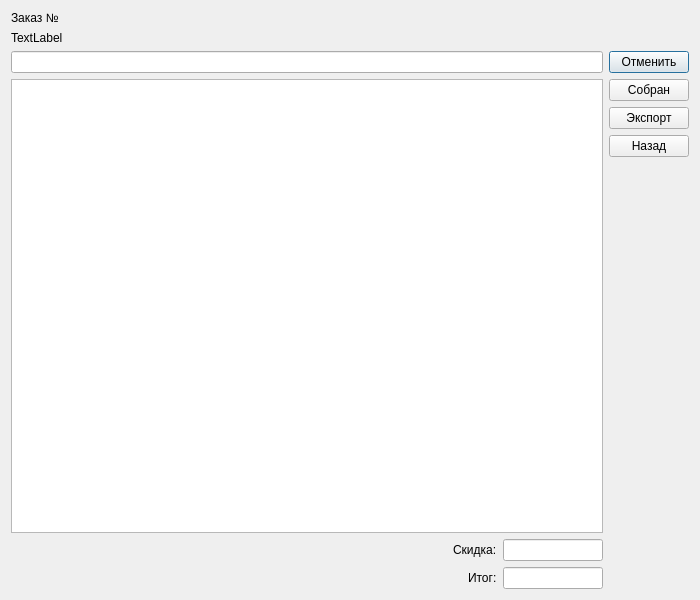
<?xml version="1.0" encoding="UTF-8"?>
<ui version="4.0">
 <class>DialogViewOrders</class>
 <widget class="QDialog" name="DialogViewOrders">
  <property name="geometry">
   <rect>
    <x>0</x>
    <y>0</y>
    <width>700</width>
    <height>600</height>
   </rect>
  </property>
  <property name="minimumSize">
   <size>
    <width>700</width>
    <height>600</height>
   </size>
  </property>
  <property name="windowTitle">
   <string>Просмотр заказа</string>
  </property>
  <layout class="QVBoxLayout" name="verticalLayout">
   <item>
    <widget class="QLabel" name="label_top_1">
     <property name="text">
      <string>Заказ №</string>
     </property>
    </widget>
   </item>
   <item>
    <widget class="QLabel" name="label_top_2">
     <property name="text">
      <string>TextLabel</string>
     </property>
    </widget>
   </item>
   <item>
    <layout class="QHBoxLayout" name="horizontalLayout">
     <property name="bottomMargin">
      <number>0</number>
     </property>
     <item>
      <layout class="QVBoxLayout" name="verticalLayout_2">
       <property name="rightMargin">
        <number>0</number>
       </property>
       <property name="bottomMargin">
        <number>0</number>
       </property>
       <item>
        <widget class="QLineEdit" name="lineEdit_search"/>
       </item>
       <item>
        <widget class="QTableView" name="tableView">
         <property name="sizeAdjustPolicy">
          <enum>QAbstractScrollArea::AdjustToContentsOnFirstShow</enum>
         </property>
         <property name="editTriggers">
          <set>QAbstractItemView::NoEditTriggers</set>
         </property>
         <attribute name="horizontalHeaderStretchLastSection">
          <bool>true</bool>
         </attribute>
        </widget>
       </item>
       <item>
        <layout class="QHBoxLayout" name="horizontalLayout_2">
         <property name="sizeConstraint">
          <enum>QLayout::SetDefaultConstraint</enum>
         </property>
         <property name="bottomMargin">
          <number>0</number>
         </property>
         <item>
          <layout class="QFormLayout" name="formLayout">
           <property name="labelAlignment">
            <set>Qt::AlignRight|Qt::AlignTrailing|Qt::AlignVCenter</set>
           </property>
           <property name="formAlignment">
            <set>Qt::AlignRight|Qt::AlignTop|Qt::AlignTrailing</set>
           </property>
           <property name="rightMargin">
            <number>6</number>
           </property>
           <property name="bottomMargin">
            <number>0</number>
           </property>
           <item row="0" column="0">
            <widget class="QLabel" name="label_2">
             <property name="text">
              <string>Скидка:</string>
             </property>
            </widget>
           </item>
           <item row="0" column="1">
            <widget class="QLineEdit" name="lineEdit_discount">
             <property name="maximumSize">
              <size>
               <width>100</width>
               <height>24</height>
              </size>
             </property>
             <property name="readOnly">
              <bool>true</bool>
             </property>
            </widget>
           </item>
           <item row="1" column="0">
            <widget class="QLabel" name="label_3">
             <property name="text">
              <string>Итог:</string>
             </property>
            </widget>
           </item>
           <item row="1" column="1">
            <widget class="QLineEdit" name="lineEdit_total">
             <property name="maximumSize">
              <size>
               <width>100</width>
               <height>24</height>
              </size>
             </property>
             <property name="readOnly">
              <bool>true</bool>
             </property>
            </widget>
           </item>
          </layout>
         </item>
        </layout>
       </item>
      </layout>
     </item>
     <item>
      <layout class="QVBoxLayout" name="verticalLayout_3">
       <property name="rightMargin">
        <number>0</number>
       </property>
       <item>
        <widget class="QPushButton" name="pushButton_cancel_order">
         <property name="text">
          <string>Отменить</string>
         </property>
        </widget>
       </item>
       <item>
        <widget class="QPushButton" name="pushButton_completed">
         <property name="text">
          <string>Собран</string>
         </property>
        </widget>
       </item>
       <item>
        <widget class="QPushButton" name="pushButton_export">
         <property name="text">
          <string>Экспорт</string>
         </property>
        </widget>
       </item>
       <item>
        <widget class="QPushButton" name="pushButton_return">
         <property name="text">
          <string>Назад</string>
         </property>
        </widget>
       </item>
       <item>
        <spacer name="verticalSpacer">
         <property name="orientation">
          <enum>Qt::Vertical</enum>
         </property>
         <property name="sizeHint" stdset="0">
          <size>
           <width>20</width>
           <height>40</height>
          </size>
         </property>
        </spacer>
       </item>
      </layout>
     </item>
    </layout>
   </item>
  </layout>
 </widget>
 <resources/>
 <connections>
  <connection>
   <sender>pushButton_return</sender>
   <signal>clicked()</signal>
   <receiver>DialogViewOrders</receiver>
   <slot>reject()</slot>
   <hints>
    <hint type="sourcelabel">
     <x>648</x>
     <y>104</y>
    </hint>
    <hint type="destinationlabel">
     <x>349</x>
     <y>299</y>
    </hint>
   </hints>
  </connection>
 </connections>
</ui>
